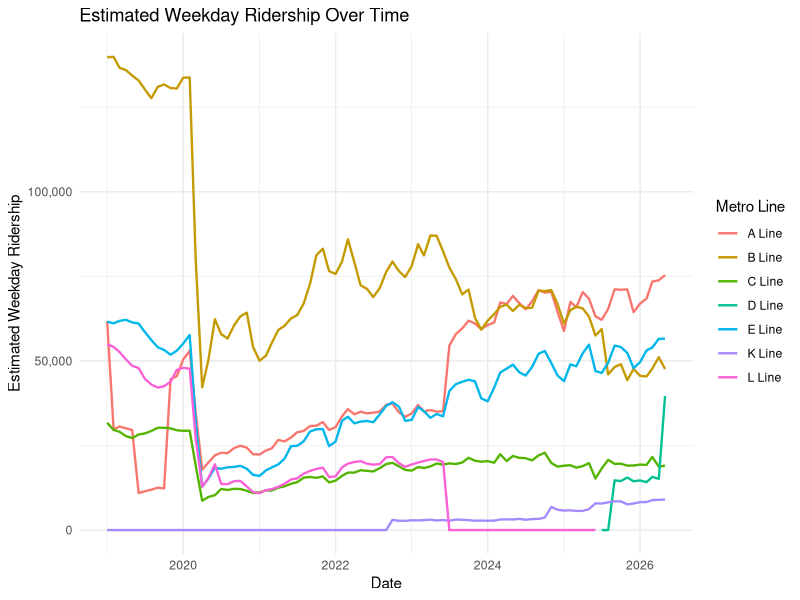
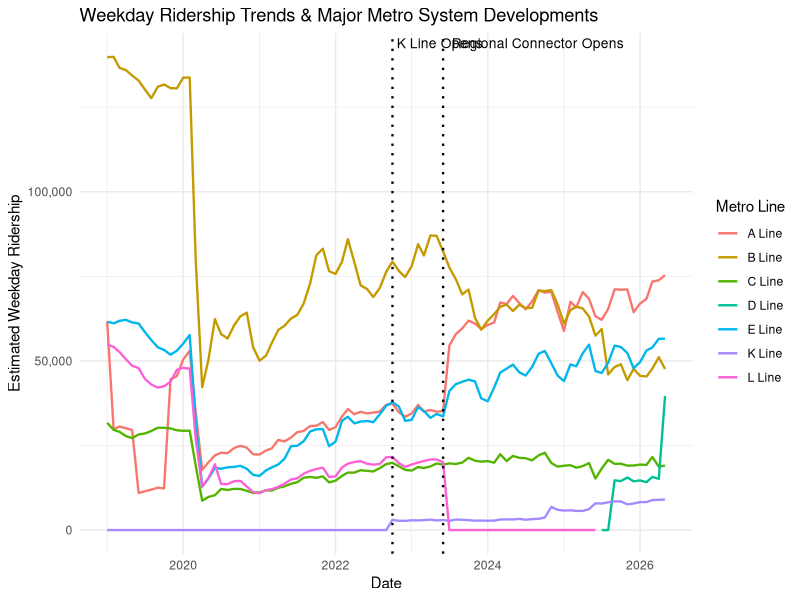
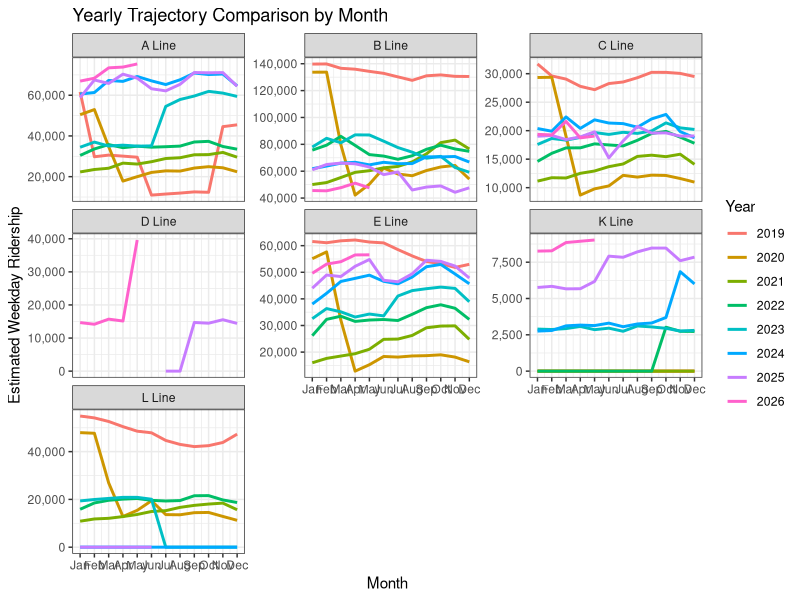
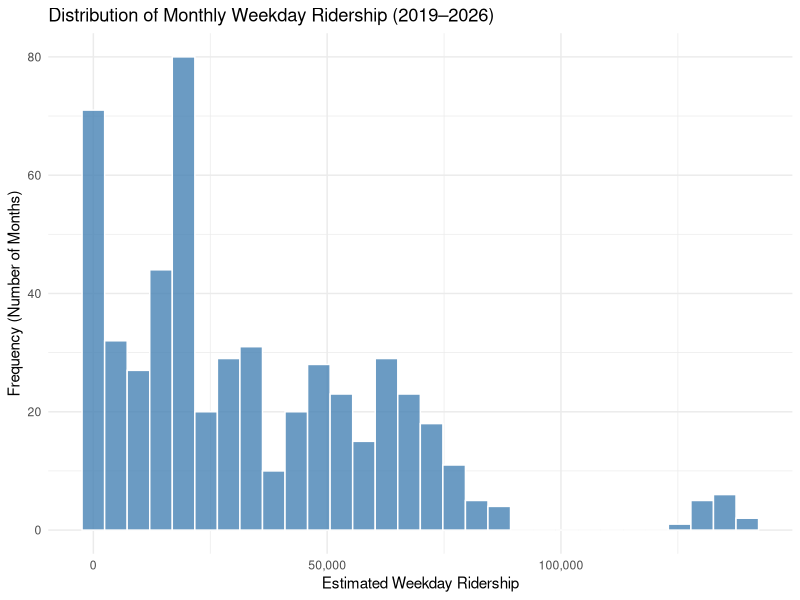
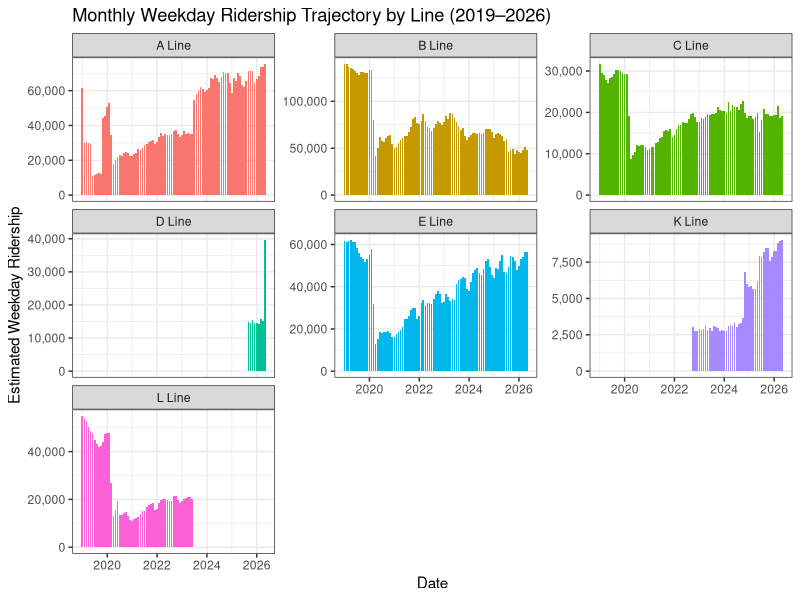

The R script that drew these images, in order:
## ---- chunk 1
library(dplyr)
library(ggplot2)

metro <- read.csv("metro_ridership.csv")
metro$date <- as.Date(paste(metro$year, metro$month, "01", sep = "-"))
ggplot(metro, aes(x = date, y = est_wkday_ridership, color = line_name)) +
  geom_line(linewidth = 0.8) +
  scale_y_continuous(labels = scales::comma) +
  labs(
    title = "Estimated Weekday Ridership Over Time",
    x = "Date",
    y = "Estimated Weekday Ridership",
    color = "Metro Line"
  ) +
  theme_minimal()
## ---- chunk 2
events <- data.frame(
  date = as.Date(c("2022-10-01", "2023-06-01")),
  label = c("K Line Opens", "Regional Connector Opens")
)

ggplot(metro, aes(x = date, y = est_wkday_ridership, color = line_name)) +
  geom_line(linewidth = 0.8) +
  geom_vline(data = events, aes(xintercept = date), linetype = "dotted", linewidth = 0.8) +
  geom_text(data = events, aes(x = date, y = Inf, label = label), 
            vjust = 1.5, hjust = -0.05, inherit.aes = FALSE, size = 3.5) +
  scale_y_continuous(labels = scales::comma) +
  labs(
    title = "Weekday Ridership Trends & Major Metro System Developments",
    x = "Date",
    y = "Estimated Weekday Ridership",
    color = "Metro Line"
  ) +
  theme_minimal()
## ---- chunk 3
ggplot(metro, aes(x = month, y = est_wkday_ridership, color = as.factor(year))) +
  geom_line(linewidth = 1) +
  facet_wrap(~ line_name, scales = "free_y") +
  scale_x_continuous(breaks = 1:12, labels = month.abb) +
  scale_y_continuous(labels = scales::comma) +
  labs(
    title = "Yearly Trajectory Comparison by Month",
    x = "Month",
    y = "Estimated Weekday Ridership",
    color = "Year"
  ) +
  theme_bw()
## ---- chunk 4
metro <- read.csv("metro_ridership.csv")
metro$date <- as.Date(paste(metro$year, metro$month, "01", sep = "-"))

metro %>%
  filter(year >= 2019 & year <= 2026) %>%
  ggplot(aes(x = est_wkday_ridership)) +
  geom_histogram(bins = 30, fill = "steelblue", color = "white", alpha = 0.8) +
  scale_x_continuous(labels = scales::comma) +
  labs(
    title = "Distribution of Monthly Weekday Ridership (2019–2026)",
    x = "Estimated Weekday Ridership",
    y = "Frequency (Number of Months)"
  ) +
  theme_minimal()

## ---- chunk 5
metro %>%
  filter(year >= 2019 & year <= 2026) %>%
  ggplot(aes(x = date, y = est_wkday_ridership, fill = line_name)) +
  geom_col(show.legend = FALSE) +
  facet_wrap(~ line_name, scales = "free_y") +
  scale_x_date(date_breaks = "2 years", date_labels = "%Y") +
  scale_y_continuous(labels = scales::comma) +
  labs(
    title = "Monthly Weekday Ridership Trajectory by Line (2019–2026)",
    x = "Date",
    y = "Estimated Weekday Ridership"
  ) +
  theme_bw()
